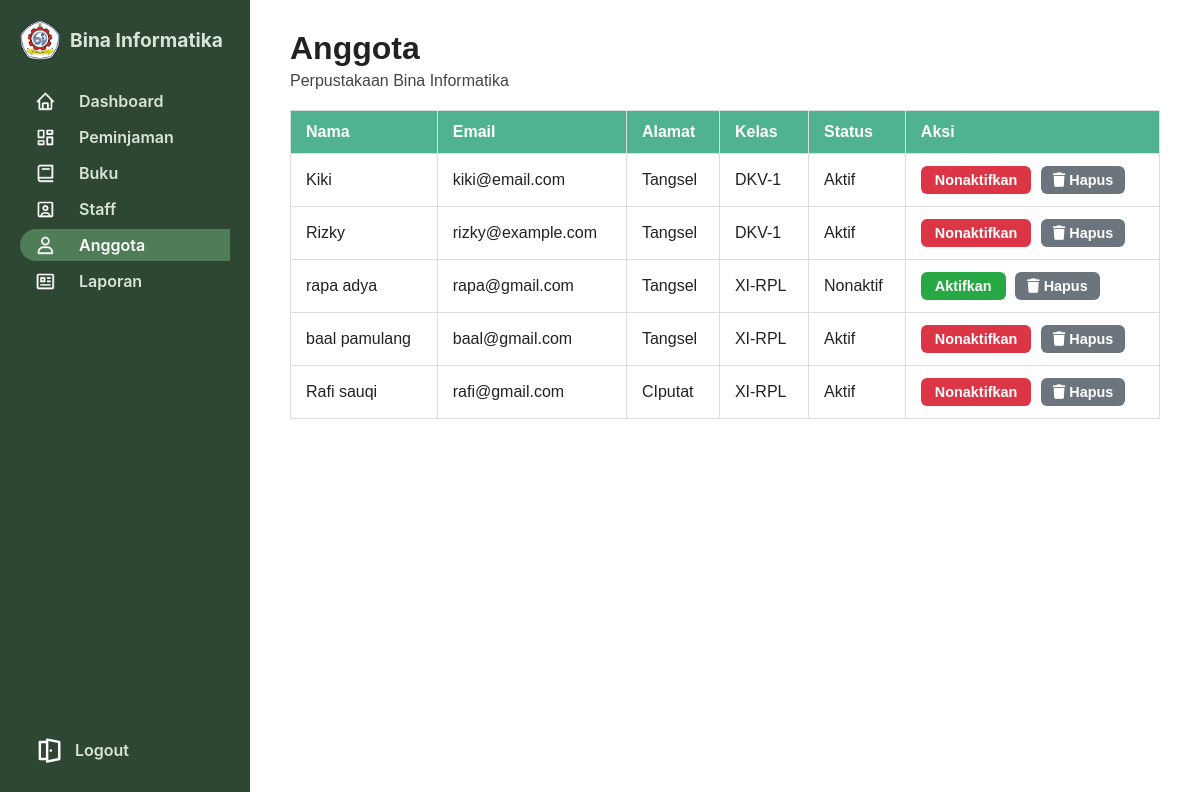
The app's page /perpustakaan-BI-Pemweb/index6-admin.php with its own data.
### tables this page shows
CREATE TABLE `anggota` (
  `id_anggota` int(11) NOT NULL,
  `id_akun` int(11) NOT NULL,
  `nama` varchar(100) DEFAULT NULL,
  `alamat` text DEFAULT NULL,
  `kelas` varchar(20) DEFAULT NULL,
  `status` enum('aktif','nonaktif') DEFAULT 'nonaktif'
);

CREATE TABLE `akun` (
  `id_akun` int(11) NOT NULL,
  `username` varchar(50) NOT NULL,
  `email` varchar(100) DEFAULT NULL,
  `password` varchar(255) NOT NULL,
  `id_role` int(11) NOT NULL,
  `status` enum('aktif','nonaktif') DEFAULT 'nonaktif',
  `create_date` timestamp NOT NULL DEFAULT current_timestamp()
);

### perpustakaan-BI-Pemweb/index6-admin.php (the view, shortened to what this page needs)
<?php
include 'konek.php';
$sql = "SELECT ag.nama, ak.email, ag.alamat, ag.kelas, ak.status, ak.id_akun
        FROM anggota ag
        LEFT JOIN akun ak ON ag.id_akun = ak.id_akun
        ORDER BY ag.id_anggota ASC";
$result = $conn->query($sql);
?>
<!DOCTYPE html>
<html lang="id">
<head>
  <link rel="stylesheet" href="css/anggota.css" />
  <link
    rel="stylesheet"
    href="https://cdnjs.cloudflare.com/ajax/libs/font-awesome/6.4.0/css/all.min.css"
  />
</head>
<body>
  <div class="dashboard">
    <aside class="sidebar">
      <div class="logo">
        <img src="css/bina-informatika.png" alt="Logo Bina Informatika" />
        <span>Bina Informatika</span>
      </div>
      <nav class="menu">
        <a href="index2-admin.php"><img src="css/home putih.png" alt="Dashboard" class="menu-icon" /> Dashboard</a>
        <a href="index3-admin.php"><img src="css/dashboard putih.png" alt="Peminjaman" class="menu-icon" /> Peminjaman</a>
        <a href="index4-admin.php"><img src="css/buku putih.png" alt="Buku" class="menu-icon" /> Buku</a>
        <a href="index5-admin.php"><img src="css/staff putih.png" alt="Staff" class="menu-icon" /> Staff</a>
        <a href="index6-admin.php" class="active"><img src="css/user putih.png" alt="Anggota" class="menu-icon" /> Anggota</a>
        <a href="index7-admin.php"><img src="css/laporan putih.png" alt="Laporan" class="menu-icon" /> Laporan</a>
      </nav>
      <div class="logout">
        <a href="index.php"><img src="css/pintu.png" alt="Logout" /> Logout</a>
      </div>
    </aside>
    <main class="content">
      <h1>Anggota</h1>
      <p>Perpustakaan Bina Informatika</p>
      <table>
        <thead>
          <tr>
            <th>Nama</th>
            <th>Email</th>
            <th>Alamat</th>
            <th>Kelas</th>
            <th>Status</th>
            <th>Aksi</th>
          </tr>
        </thead>
        <tbody>
          <?php if ($result && $result->num_rows > 0): ?>
            <?php while ($row = $result->fetch_assoc()): ?>
              <tr>
                <td><?= htmlspecialchars($row['nama']) ?></td>
                <td><?= htmlspecialchars($row['email']) ?></td>
                <td><?= htmlspecialchars($row['alamat']) ?></td>
                <td><?= htmlspecialchars($row['kelas']) ?></td>
                <td><?= htmlspecialchars(ucfirst($row['status'])) ?></td>
                <td>
                  <form method="POST" class="inline-form">
                    <?php if ($row['status'] === 'aktif'): ?>
                      <button type="submit" class="btn-status btn-nonaktif" title="Nonaktifkan akun">Nonaktifkan</button>
                    <?php else: ?>
                      <button type="submit" class="btn-status btn-aktif" title="Aktifkan akun">Aktifkan</button>
                    <?php endif; ?>
                  </form>
                  <form method="POST" class="inline-form" onsubmit="return confirm('Yakin ingin menghapus anggota ini?');">
                    <button type="submit" class="btn-hapus" title="Hapus anggota"><i class="fa fa-trash"></i> Hapus</button>
                  </form>
                </td>
              </tr>
            <?php endwhile; ?>
          <?php endif; ?>
        </tbody>
      </table>
    </main>
  </div>
</body>
</html>

### perpustakaan-BI-Pemweb/css/anggota.css (style rules this page uses)
* { box-sizing: border-box; margin: 0; padding: 0; }
body { font-family: 'Inter', sans-serif; background-color: #fff; color: #1f2a1f; height: 100vh; }
.menu-icon { width: 20px; height: 20px; object-fit: contain; margin-right: 12px; }
.dashboard { display: flex; height: 100vh; overflow: hidden; }
.sidebar { width: 250px; background-color: #2e4732; color: #d8e4d8; display: flex; flex-direction: column; justify-content: flex-start; padding: 20px 20px 30px 20px; border-radius: 0 !important; height: 100vh; }
.logo { display: flex; align-items: center; gap: 10px; margin-bottom: 25px; }
.logo img { width: 40px; height: 40px; }
.logo span { font-weight: 700; font-size: 1.2rem; color: #d8e4d8; }
.menu a { display: flex; align-items: center; gap: 12px; color: #d8e4d8; text-decoration: none; font-weight: 600; font-size: 1rem; padding: 6px 15px; border-radius: 50px 0 0 50px; margin-bottom: 4px; transition: background-color 0.3s ease, color 0.3s ease; }
.menu a:hover, .menu a.active { background-color: #4f7d58; color: #fff; }
.logout { margin-top: auto; }
.logout a { display: flex; align-items: center; gap: 12px; color: #d8e4d8; text-decoration: none; font-weight: 600; font-size: 1rem; padding: 6px 15px; border-radius: 50px 0 0 50px; margin-bottom: 0; margin-top: 400px; transition: background-color 0.3s ease, color 0.3s ease; }
.content { flex-grow: 1; padding: 30px 40px; background-color: #fff; font-family: "Poppins", sans-serif; color: #222; overflow-y: auto; }
.content h1 { font-weight: 700; margin-bottom: 5px; }
.content p { margin-bottom: 20px; color: #444; font-weight: 400; }
table { width: 100%; border-collapse: collapse; }
thead tr { background-color: #4f7d58; color: white; }
thead th { padding: 15px; text-align: left; font-weight: 700; }
table th, table td { padding: 12px 15px; vertical-align: middle; }
table tbody tr:not(:last-child) { border-bottom: 1px solid #ddd; }

### perpustakaan-BI-Pemweb/index6-admin.php (style rules this page uses)
.btn-status { padding: 6px 14px; border: none; border-radius: 6px; cursor: pointer; color: white; font-weight: 600; font-size: 0.9rem; transition: background-color 0.3s ease; margin-right: 5px; }
.btn-aktif { background-color: #28a745; }
.btn-nonaktif { background-color: #dc3545; }
.btn-hapus { background-color: #6c757d; color: white; border-radius: 6px; padding: 6px 12px; border: none; cursor: pointer; font-weight: 600; font-size: 0.9rem; transition: background-color 0.3s ease; }
form.inline-form { display: inline; }
table { width: 100%; border-collapse: collapse; }
th, td { padding: 10px; border: 1px solid #ddd; text-align: left; }
th { background-color: #50b38f; color: white; }

### records on screen
anggota: nama "Kiki", id_akun.email "kiki@email.com", alamat "Tangsel", kelas "DKV-1", id_akun.status "Aktif", shows "Nonaktifkan"
anggota: nama "Rizky", id_akun.email "rizky@example.com", alamat "Tangsel", kelas "DKV-1", id_akun.status "Aktif", shows "Nonaktifkan"
anggota: nama "rapa adya", id_akun.email "rapa@gmail.com", alamat "Tangsel", kelas "XI-RPL", id_akun.status "Nonaktif", shows "Aktifkan"
anggota: nama "baal pamulang", id_akun.email "baal@gmail.com", alamat "Tangsel", kelas "XI-RPL", id_akun.status "Aktif", shows "Nonaktifkan"
anggota: nama "Rafi sauqi", id_akun.email "rafi@gmail.com", alamat "CIputat", kelas "XI-RPL", id_akun.status "Aktif", shows "Nonaktifkan"
